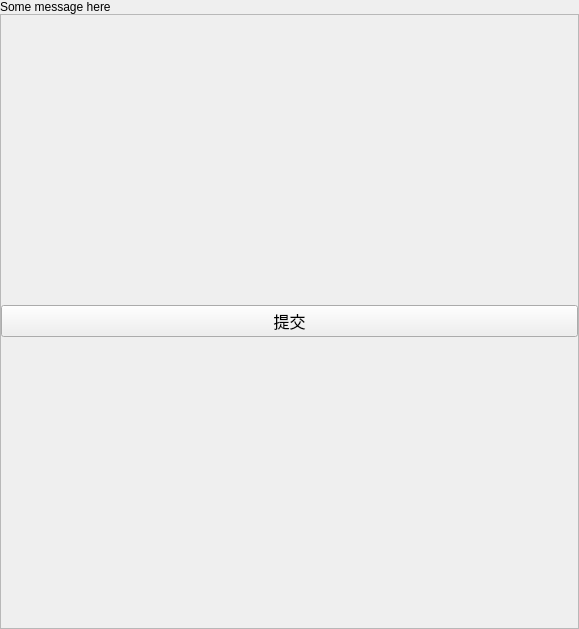
<?xml version="1.0" encoding="UTF-8"?>
<ui version="4.0">
 <class>fillForm</class>
 <widget class="QWidget" name="fillForm">
  <property name="geometry">
   <rect>
    <x>0</x>
    <y>0</y>
    <width>579</width>
    <height>629</height>
   </rect>
  </property>
  <property name="windowTitle">
   <string>Form</string>
  </property>
  <layout class="QVBoxLayout" name="verticalLayout_2">
   <property name="spacing">
    <number>0</number>
   </property>
   <property name="leftMargin">
    <number>0</number>
   </property>
   <property name="topMargin">
    <number>0</number>
   </property>
   <property name="rightMargin">
    <number>0</number>
   </property>
   <property name="bottomMargin">
    <number>0</number>
   </property>
   <item>
    <layout class="QVBoxLayout" name="verticalLayout">
     <item>
      <widget class="QLabel" name="messageShow">
       <property name="text">
        <string>Some message here</string>
       </property>
      </widget>
     </item>
     <item>
      <widget class="QScrollArea" name="scrollArea">
       <property name="widgetResizable">
        <bool>true</bool>
       </property>
       <widget class="QWidget" name="scrollAreaWidgetContents">
        <property name="geometry">
         <rect>
          <x>0</x>
          <y>0</y>
          <width>575</width>
          <height>603</height>
         </rect>
        </property>
        <layout class="QVBoxLayout" name="verticalLayout_3">
         <property name="spacing">
          <number>0</number>
         </property>
         <property name="leftMargin">
          <number>0</number>
         </property>
         <property name="topMargin">
          <number>0</number>
         </property>
         <property name="rightMargin">
          <number>0</number>
         </property>
         <property name="bottomMargin">
          <number>0</number>
         </property>
         <item>
          <layout class="QFormLayout" name="content"/>
         </item>
         <item>
          <widget class="QPushButton" name="submit">
           <property name="font">
            <font>
             <pointsize>12</pointsize>
            </font>
           </property>
           <property name="text">
            <string>提交</string>
           </property>
          </widget>
         </item>
        </layout>
       </widget>
      </widget>
     </item>
    </layout>
   </item>
  </layout>
 </widget>
 <resources/>
 <connections/>
</ui>
